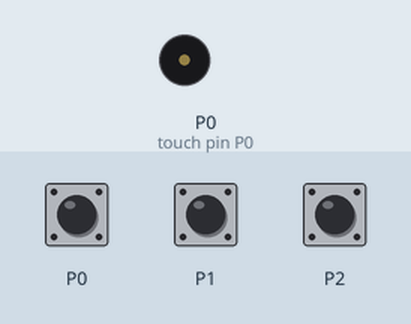
Recording of a program running on a simulated BBC micro:bit (MakeCode). Shown: buzzer (waves = sounding). The test bench sets the inputs (shaded band).

Above: at 1.2 s.
1.3 s: touch pin P0 pressed for 0.15 s
At 8.6 s:
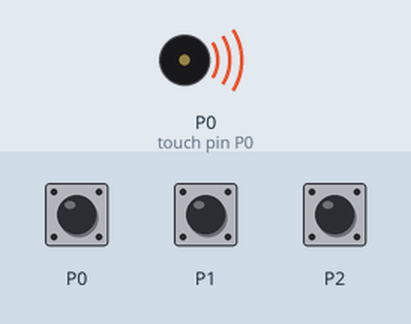
Timing chart, 0 to 10.3 s (numbered marks = the images above; inputs shaded):
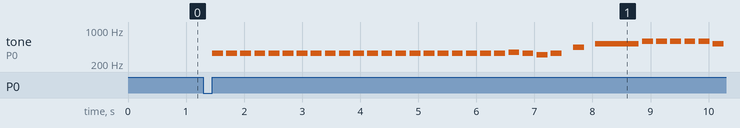

The program:

main.ts
```typescript
input.onPinPressed(TouchPin.P0, function () {
    music.setTempo(80)
    music.playTone(330, music.beat(BeatFraction.Quarter))
    music.rest(music.beat(BeatFraction.Sixteenth))
    music.playTone(330, music.beat(BeatFraction.Quarter))
    music.rest(music.beat(BeatFraction.Sixteenth))
    music.playTone(330, music.beat(BeatFraction.Quarter))
    music.rest(music.beat(BeatFraction.Sixteenth))
    music.playTone(330, music.beat(BeatFraction.Quarter))
    music.rest(music.beat(BeatFraction.Sixteenth))
    music.playTone(330, music.beat(BeatFraction.Quarter))
    music.rest(music.beat(BeatFraction.Sixteenth))
    music.playTone(330, music.beat(BeatFraction.Quarter))
    music.rest(music.beat(BeatFraction.Sixteenth))
    music.playTone(330, music.beat(BeatFraction.Quarter))
    music.rest(music.beat(BeatFraction.Sixteenth))
    music.playTone(330, music.beat(BeatFraction.Quarter))
    music.rest(music.beat(BeatFraction.Sixteenth))
    music.playTone(330, music.beat(BeatFraction.Quarter))
    music.rest(music.beat(BeatFraction.Sixteenth))
    music.playTone(330, music.beat(BeatFraction.Quarter))
    music.rest(music.beat(BeatFraction.Sixteenth))
    music.playTone(330, music.beat(BeatFraction.Quarter))
    music.rest(music.beat(BeatFraction.Sixteenth))
    music.playTone(330, music.beat(BeatFraction.Quarter))
    music.rest(music.beat(BeatFraction.Sixteenth))
    music.playTone(330, music.beat(BeatFraction.Quarter))
    music.rest(music.beat(BeatFraction.Sixteenth))
    music.playTone(330, music.beat(BeatFraction.Quarter))
    music.rest(music.beat(BeatFraction.Sixteenth))
    music.playTone(330, music.beat(BeatFraction.Quarter))
    music.rest(music.beat(BeatFraction.Sixteenth))
    music.playTone(330, music.beat(BeatFraction.Quarter))
    music.rest(music.beat(BeatFraction.Sixteenth))
    music.playTone(330, music.beat(BeatFraction.Quarter))
    music.rest(music.beat(BeatFraction.Sixteenth))
    music.playTone(330, music.beat(BeatFraction.Quarter))
    music.rest(music.beat(BeatFraction.Sixteenth))
    music.playTone(330, music.beat(BeatFraction.Quarter))
    music.rest(music.beat(BeatFraction.Sixteenth))
    music.playTone(330, music.beat(BeatFraction.Quarter))
    music.rest(music.beat(BeatFraction.Sixteenth))
    music.playTone(330, music.beat(BeatFraction.Quarter))
    music.rest(music.beat(BeatFraction.Sixteenth))
    music.playTone(349, music.beat(BeatFraction.Quarter))
    music.rest(music.beat(BeatFraction.Sixteenth))
    music.playTone(330, music.beat(BeatFraction.Quarter))
    music.rest(music.beat(BeatFraction.Sixteenth))
    music.playTone(311, music.beat(BeatFraction.Quarter))
    music.rest(music.beat(BeatFraction.Sixteenth))
    music.playTone(330, music.beat(BeatFraction.Quarter))
    music.rest(music.beat(BeatFraction.Quarter))
    music.playTone(440, music.beat(BeatFraction.Quarter))
    music.rest(music.beat(BeatFraction.Quarter))
    music.playTone(523, music.beat(BeatFraction.Whole))
    music.rest(music.beat(BeatFraction.Sixteenth))
    music.playTone(587, music.beat(BeatFraction.Quarter))
    music.rest(music.beat(BeatFraction.Sixteenth))
    music.playTone(587, music.beat(BeatFraction.Quarter))
    music.rest(music.beat(BeatFraction.Sixteenth))
    music.playTone(587, music.beat(BeatFraction.Quarter))
    music.rest(music.beat(BeatFraction.Sixteenth))
    music.playTone(587, music.beat(BeatFraction.Quarter))
    music.rest(music.beat(BeatFraction.Sixteenth))
    music.playTone(587, music.beat(BeatFraction.Quarter))
    music.rest(music.beat(BeatFraction.Sixteenth))
    music.playTone(523, music.beat(BeatFraction.Quarter))
    music.rest(music.beat(BeatFraction.Sixteenth))
    music.playTone(494, music.beat(BeatFraction.Quarter))
    music.rest(music.beat(BeatFraction.Sixteenth))
    music.playTone(587, music.beat(BeatFraction.Quarter))
    music.rest(music.beat(BeatFraction.Sixteenth))
    music.playTone(523, music.beat(BeatFraction.Quarter))
    music.rest(music.beat(BeatFraction.Sixteenth))
    music.playTone(523, music.beat(BeatFraction.Quarter))
    music.rest(music.beat(BeatFraction.Sixteenth))
    music.playTone(523, music.beat(BeatFraction.Quarter))
    music.rest(music.beat(BeatFraction.Sixteenth))
    music.playTone(523, music.beat(BeatFraction.Quarter))
    music.rest(music.beat(BeatFraction.Sixteenth))
    music.playTone(523, music.beat(BeatFraction.Quarter))
    music.rest(music.beat(BeatFraction.Sixteenth))
    music.playTone(494, music.beat(BeatFraction.Quarter))
    music.rest(music.beat(BeatFraction.Sixteenth))
    music.playTone(440, music.beat(BeatFraction.Quarter))
    music.rest(music.beat(BeatFraction.Sixteenth))
    music.playTone(523, music.beat(BeatFraction.Quarter))
    music.rest(music.beat(BeatFraction.Sixteenth))
    music.playTone(494, music.beat(BeatFraction.Quarter))
    music.rest(music.beat(BeatFraction.Sixteenth))
    music.playTone(494, music.beat(BeatFraction.Quarter))
    music.rest(music.beat(BeatFraction.Sixteenth))
    music.playTone(494, music.beat(BeatFraction.Quarter))
    music.rest(music.beat(BeatFraction.Sixteenth))
    music.playTone(494, music.beat(BeatFraction.Quarter))
    music.rest(music.beat(BeatFraction.Sixteenth))
    music.playTone(370, music.beat(BeatFraction.Half))
    music.rest(music.beat(BeatFraction.Sixteenth))
    music.playTone(494, music.beat(BeatFraction.Half))
    music.rest(music.beat(BeatFraction.Sixteenth))
    music.playTone(415, music.beat(BeatFraction.Half))
    music.rest(music.beat(BeatFraction.Sixteenth))
})
input.onPinPressed(TouchPin.P2, function () {
    music.setTempo(180)
    music.playTone(440, music.beat(BeatFraction.Whole))
    music.playTone(494, music.beat(BeatFraction.Whole))
    music.playTone(370, music.beat(BeatFraction.Breve))
    music.rest(music.beat(BeatFraction.Whole))
    music.playTone(294, music.beat(BeatFraction.Whole))
    music.playTone(330, music.beat(BeatFraction.Whole))
    music.playTone(277, music.beat(BeatFraction.Breve))
    music.rest(music.beat(BeatFraction.Whole))
    music.playTone(370, music.beat(BeatFraction.Whole))
    music.playTone(440, music.beat(BeatFraction.Whole))
    music.playTone(330, music.beat(BeatFraction.Breve))
    music.rest(music.beat(BeatFraction.Breve))
    music.playTone(247, music.beat(BeatFraction.Double))
    music.playTone(587, music.beat(BeatFraction.Double))
    music.playTone(494, music.beat(BeatFraction.Double))
    music.playTone(440, music.beat(BeatFraction.Double))
    music.playTone(370, music.beat(BeatFraction.Breve))
    music.rest(music.beat(BeatFraction.Double))
    music.playTone(294, music.beat(BeatFraction.Whole))
    music.playTone(330, music.beat(BeatFraction.Whole))
    music.playTone(277, music.beat(BeatFraction.Breve))
    music.rest(music.beat(BeatFraction.Double))
    music.playTone(440, music.beat(BeatFraction.Whole))
    music.playTone(370, music.beat(BeatFraction.Whole))
    music.playTone(330, music.beat(BeatFraction.Breve))
})
input.onPinPressed(TouchPin.P1, function () {
    music.setTempo(113)
    music.setVolume(255)
    music.playTone(233, music.beat(BeatFraction.Quarter))
    music.playTone(262, music.beat(BeatFraction.Quarter))
    music.playTone(277, music.beat(BeatFraction.Quarter))
    music.playTone(233, music.beat(BeatFraction.Quarter))
    music.playTone(349, music.beat(BeatFraction.Half))
    music.rest(music.beat(BeatFraction.Sixteenth))
    music.playTone(349, music.beat(BeatFraction.Half))
    music.playTone(311, music.beat(BeatFraction.Double))
    music.playTone(208, music.beat(BeatFraction.Quarter))
    music.playTone(233, music.beat(BeatFraction.Quarter))
    music.playTone(262, music.beat(BeatFraction.Quarter))
    music.playTone(208, music.beat(BeatFraction.Quarter))
    music.playTone(311, music.beat(BeatFraction.Whole))
    music.rest(music.beat(BeatFraction.Sixteenth))
    music.playTone(311, music.beat(BeatFraction.Whole))
    music.playTone(277, music.beat(BeatFraction.Whole))
    music.playTone(262, music.beat(BeatFraction.Quarter))
    music.playTone(233, music.beat(BeatFraction.Half))
    music.playTone(233, music.beat(BeatFraction.Quarter))
    music.playTone(262, music.beat(BeatFraction.Quarter))
    music.playTone(277, music.beat(BeatFraction.Quarter))
    music.playTone(233, music.beat(BeatFraction.Quarter))
    music.playTone(277, music.beat(BeatFraction.Whole))
    music.playTone(311, music.beat(BeatFraction.Half))
    music.playTone(262, music.beat(BeatFraction.Half))
    music.playTone(233, music.beat(BeatFraction.Half))
    music.playTone(208, music.beat(BeatFraction.Whole))
    music.playTone(175, music.beat(BeatFraction.Half))
    music.playTone(311, music.beat(BeatFraction.Half))
    music.playTone(277, music.beat(BeatFraction.Whole))
})
```

test.ts
```typescript
// här hamnar tester och detta kompileras inte när det här paketet används som ett tillägg.
```

Measured:
- after the input at 1.3 s, tone on P0 (touch pin P0): plays 330 Hz for 0.19 s, 330 Hz for 0.19 s, 330 Hz for 0.19 s, 330 Hz for 0.19 s, 330 Hz for 0.19 s, 330 Hz for 0.19 s … (33 notes in this stretch), starting after 0.15 s
